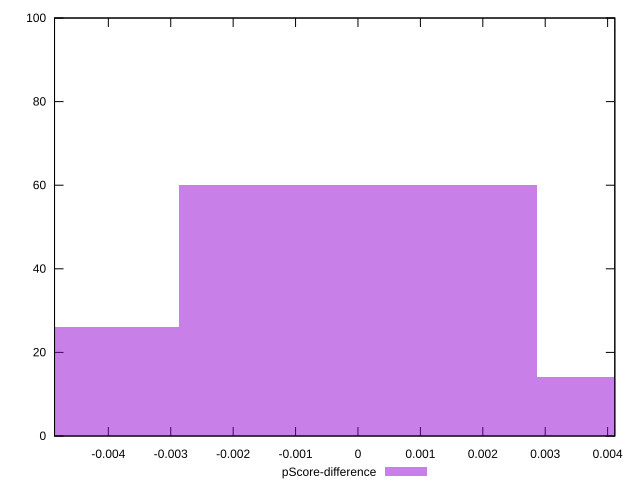

Recreate this plot in gnuplot.
reset

$pScoreDifference <<EOF
-0.005743133424869644 26
0 60
0.005743133424869644 14
EOF

set key outside below
set boxwidth 0.005743133424869644
set xrange [-0.004861972816780691:0.004115324836386436]
set yrange [0:100]
set trange [0:100]
set style fill transparent solid 0.5 noborder
set terminal svg size 640, 490 enhanced background rgb 'white'
set output "reprap/bootup-time/samples/pages+cached+noexternal+nomedia+nocss+nojs/pScore-difference/histogram.svg"

plot $pScoreDifference title "pScore-difference" with boxes

reset
